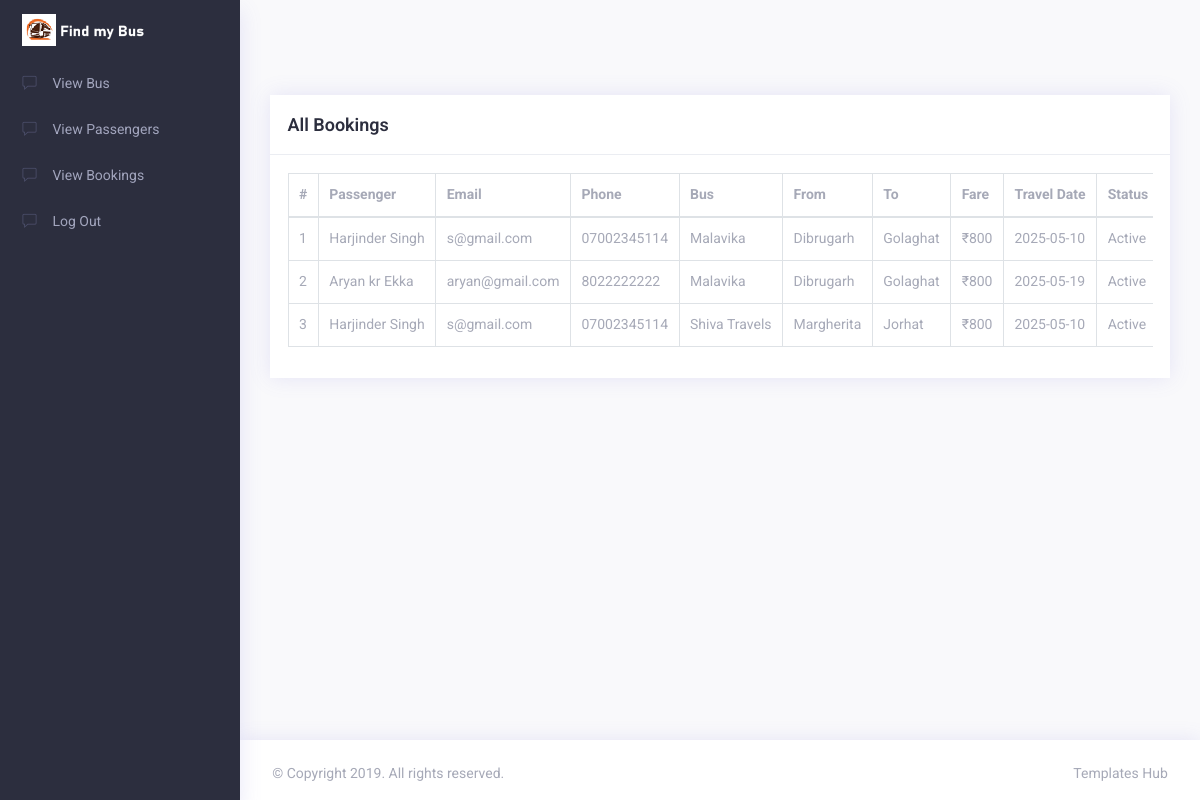
The page /viewbooking.php on the database its author committed.
### tables this page shows
CREATE TABLE IF NOT EXISTS `booking` (
  `id` int NOT NULL AUTO_INCREMENT,
  `bus_id` int NOT NULL,
  `user_email` varchar(100) NOT NULL,
  `travel_date` varchar(100) NOT NULL,
  `notes` varchar(1000) NOT NULL,
  PRIMARY KEY (`id`)
);

CREATE TABLE IF NOT EXISTS `account` (
  `id` int NOT NULL AUTO_INCREMENT,
  `uemail` varchar(100) NOT NULL,
  `uname` varchar(100) NOT NULL,
  `uphone` varchar(100) NOT NULL,
  `ugender` varchar(100) NOT NULL,
  `uaddress` varchar(100) NOT NULL,
  `ucity` varchar(100) NOT NULL,
  `ustate` varchar(100) NOT NULL,
  `upin` varchar(100) NOT NULL,
  `upassword` varchar(100) NOT NULL,
  PRIMARY KEY (`id`)
);

CREATE TABLE IF NOT EXISTS `register` (
  `id` int NOT NULL AUTO_INCREMENT,
  `bname` varchar(100) NOT NULL,
  `oname` varchar(100) NOT NULL,
  `email` varchar(100) NOT NULL,
  `phone` varchar(100) NOT NULL,
  `bno` varchar(100) NOT NULL,
  `bchasis` varchar(100) NOT NULL,
  `bengine` varchar(100) NOT NULL,
  PRIMARY KEY (`id`)
);

CREATE TABLE IF NOT EXISTS `bus_details` (
  `id` int NOT NULL AUTO_INCREMENT,
  `bid` int NOT NULL,
  `bstart` varchar(100) NOT NULL,
  `bend` varchar(100) NOT NULL,
  `btype` varchar(100) NOT NULL,
  `fare` varchar(50) NOT NULL,
  `bstatus` varchar(100) NOT NULL,
  PRIMARY KEY (`id`)
);

### viewbooking.php (the view, shortened to what this page needs)
<?php
include("db_connection.php");
$query = "SELECT * FROM booking
          INNER JOIN account ON booking.user_email = account.uemail
          INNER JOIN register ON booking.bus_id = register.id
          INNER JOIN bus_details ON booking.bus_id = bus_details.bid
          ORDER BY booking.id DESC";
$result = mysqli_query($con, $query);
?>
<!DOCTYPE html>
<html lang="en">
<head>
    <link rel="stylesheet" type="text/css" href="assets/css/vendors.css" />
    <link rel="stylesheet" type="text/css" href="assets/css/style.css" />
</head>
<body>
    <div class="app">
        <div class="app-wrap">
            <header class="app-header top-bar">
                <nav class="navbar navbar-expand-md">
                    <div class="navbar-header d-flex align-items-center">
                        <a class="navbar-brand" href="index.html">
                            <img src="assets/img/n2.png" class="img-fluid logo-desktop" alt="logo" />
                        </a>
                    </div>
                </nav>
            </header>
            <div class="app-container">
                <aside class="app-navbar">
                    <div class="sidebar-nav scrollbar scroll_light">
                        <ul class="metismenu" id="sidebarNav">
                            <li><a href="view_bus.php" aria-expanded="false"><i class="nav-icon ti ti-comment"></i><span class="nav-title">View Bus</span></a> </li>
                            <li><a href="vpassengers.php" aria-expanded="false"><i class="nav-icon ti ti-comment"></i><span class="nav-title">View Passengers</span></a> </li>
                            <li><a href="viewbooking.php" aria-expanded="false"><i class="nav-icon ti ti-comment"></i><span class="nav-title">View Bookings</span></a> </li>
                            <li><a href="admin.php" aria-expanded="false"><i class="nav-icon ti ti-comment"></i><span class="nav-title">Log Out</span></a> </li>
                        </ul>
                    </div>
                </aside>
                <div class="app-main" id="main">
                    <div class="container-fluid">
                        <div class="row">
                            <div class="col-md-12">
                                <div class="card card-statistics">
                                    <div class="card-header">
                                        <div class="card-heading">
                                            <h4 class="card-title">All Bookings</h4>
                                        </div>
                                    </div>
                                    <div class="card-body">
                                        <div class="table-responsive">
                                            <table class="table table-bordered">
                                                <thead>
                                                    <tr>
                                                        <th>#</th>
                                                        <th>Passenger</th>
                                                        <th>Email</th>
                                                        <th>Phone</th>
                                                        <th>Bus</th>
                                                        <th>From</th>
                                                        <th>To</th>
                                                        <th>Fare</th>
                                                        <th>Travel Date</th>
                                                        <th>Status</th>
                                                    </tr>
                                                </thead>
                                                <tbody>
                                                    <?php
                                                    $sn = 1;
                                                    if (mysqli_num_rows($result) > 0) {
                                                        while ($row = mysqli_fetch_assoc($result)) {
                                                            $status = isset($row['status']) ? ucfirst($row['status']) : 'Active';
                                                            echo "<tr>
                                                                <td>{$sn}</td>
                                                                <td>{$row['uname']}</td>
                                                                <td>{$row['uemail']}</td>
                                                                <td>{$row['uphone']}</td>
                                                                <td>{$row['bname']}</td>
                                                                <td>{$row['bstart']}</td>
                                                                <td>{$row['bend']}</td>
                                                                <td>₹{$row['fare']}</td>
                                                                <td>{$row['travel_date']}</td>
                                                                <td>{$status}</td>
                                                            </tr>";
                                                            $sn++;
                                                        }
                                                    } else {
                                                        echo "<tr><td colspan='10' class='text-center'>No bookings found.</td></tr>";
                                                    }
                                                    ?>
                                                </tbody>
                                            </table>
                                        </div>
                                    </div>
                                </div>
                            </div>
                        </div>
                    </div>
                </div>
            </div>
            <footer class="footer">
                <div class="row">
                    <div class="col-12 col-sm-6 text-center text-sm-left">
                        <p>&copy; Copyright 2019. All rights reserved.</p>
                    </div>
                    <div class="col col-sm-6 ml-sm-auto text-center text-sm-right">
                        <p><a target="_blank" href="https://www.templateshub.net">Templates Hub</a></p>
                    </div>
                </div>
            </footer>
        </div>
    </div>
</body>
</html>

### rows shown on the page
booking: account.uname "Harjinder Singh", account.uemail "s@gmail.com", account.uphone "07002345114", register.bname "Malavika", bus_details.bstart "Dibrugarh", bus_details.bend "Golaghat", bus_details.fare "800", travel_date "2025-05-10", status "Active"
booking: account.uname "Aryan kr Ekka", account.uemail "aryan@gmail.com", account.uphone "8022222222", register.bname "Malavika", bus_details.bstart "Dibrugarh", bus_details.bend "Golaghat", bus_details.fare "800", travel_date "2025-05-19", status "Active"
booking: account.uname "Harjinder Singh", account.uemail "s@gmail.com", account.uphone "07002345114", register.bname "Shiva Travels", bus_details.bstart "Margherita", bus_details.bend "Jorhat", bus_details.fare "800", travel_date "2025-05-10", status "Active"
